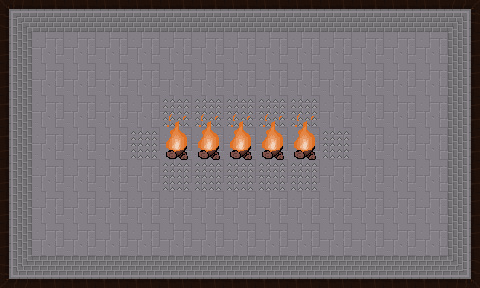

A level layout from a 2D game, rendered from its tile map. Below: a short description, then the map file with its tile-grid data intact:
An orthogonal 15x9 tile map with 32x32 px tiles, 2 tile layers (ground, obstacles) and 12 objects.

<map version="1.5" tiledversion="1.6.0" orientation="orthogonal" renderorder="right-down" width="15" height="9" tilewidth="32" tileheight="32" infinite="0" nextlayerid="10" nextobjectid="65">
 <tileset firstgid="1" source="../room.tsx" />
 <layer id="1" name="ground" width="15" height="9">
  <data encoding="csv">
23,22,22,22,22,22,22,22,22,22,22,22,22,22,2684354583,
1610612758,19,19,19,19,19,19,19,19,19,19,19,19,19,2684354582,
1610612758,19,19,19,19,19,19,19,19,19,19,19,19,19,2684354582,
1610612758,19,19,19,19,19,19,19,19,19,19,19,19,19,2684354582,
1610612758,19,19,19,19,19,19,19,19,19,19,19,19,19,2684354582,
1610612758,19,19,19,19,19,19,19,19,19,19,19,19,19,2684354582,
1610612758,19,19,19,19,19,19,19,19,19,19,19,19,19,2684354582,
1610612758,19,19,19,19,19,19,19,19,19,19,19,19,19,2684354582,
1610612759,3221225494,3221225494,3221225494,3221225494,3221225494,3221225494,3221225494,3221225494,3221225494,3221225494,3221225494,3221225494,3221225494,3221225495
</data>
 </layer>
 <objectgroup id="9" name="fire" />
 <objectgroup id="5" name="doors-UP">
  <object id="36" x="224" y="0" width="32" height="32" />
 </objectgroup>
 <objectgroup id="6" name="doors-RIGHT">
  <object id="37" x="448" y="128" width="32" height="32" />
 </objectgroup>
 <objectgroup id="7" name="doors-LEFT">
  <object id="39" x="0" y="128" width="32" height="32" />
 </objectgroup>
 <objectgroup id="8" name="doors-DOWN">
  <object id="40" x="224" y="256" width="32" height="32" />
 </objectgroup>
 <layer id="3" name="obstacles" width="15" height="9">
  <data encoding="csv">
0,0,0,0,0,0,0,0,0,0,0,0,0,0,0,
0,0,0,0,0,0,0,0,0,0,0,0,0,0,0,
0,0,0,0,0,0,0,0,0,0,0,0,0,0,0,
0,0,0,0,0,21,21,21,21,21,0,0,0,0,0,
0,0,0,0,21,12,12,12,12,12,21,0,0,0,0,
0,0,0,0,0,21,21,21,21,21,0,0,0,0,0,
0,0,0,0,0,0,0,0,0,0,0,0,0,0,0,
0,0,0,0,0,0,0,0,0,0,0,0,0,0,0,
0,0,0,0,0,0,0,0,0,0,0,0,0,0,0
</data>
 </layer>
 <objectgroup id="4" name="border">
  <object id="3" x="0" y="0" width="224" height="32" />
  <object id="4" x="448" y="0" width="32" height="128" />
  <object id="24" x="256" y="0" width="224" height="32" />
  <object id="25" x="448" y="160" width="32" height="128" />
  <object id="26" x="0" y="256" width="224" height="32" />
  <object id="27" x="256" y="256" width="224" height="32" />
  <object id="28" x="0" y="0" width="32" height="128" />
  <object id="29" x="0" y="160" width="32" height="128" />
 </objectgroup>
 <objectgroup id="9" name="fire" />
</map>
